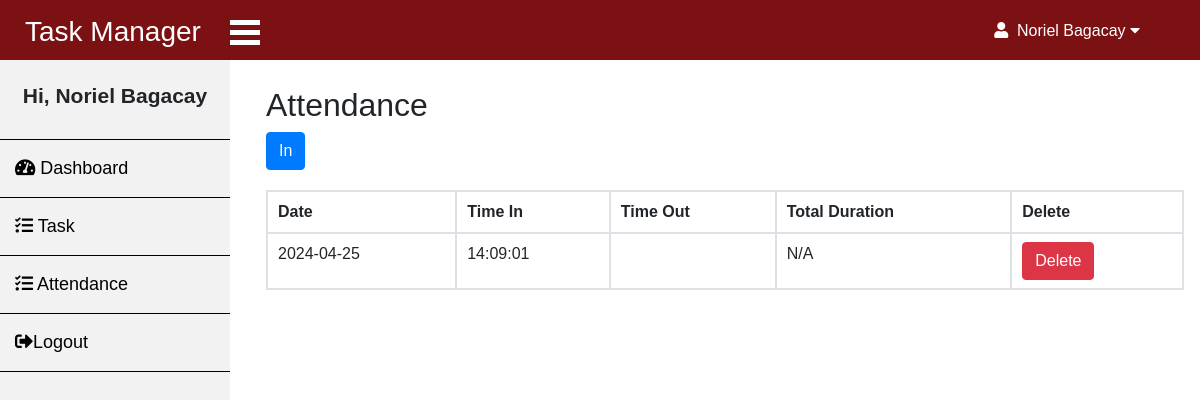
The app's page /page/dashboard.php?pg=attendance (signed in) with its own data.
### tables this page shows
CREATE TABLE `attendance` (
  `id` int(11) NOT NULL,
  `user_id` int(11) NOT NULL,
  `date` date NOT NULL,
  `time_in` time NOT NULL,
  `time_out` time DEFAULT NULL,
  `total_duration` decimal(5,2) DEFAULT NULL
);

### page/attendance/attendance.php (the view, shortened to what this page needs)
<?php
include '../db/connection.php';
$userId = $_SESSION['user_id'];
$currentDate = date('Y-m-d');
$sql = "SELECT * FROM attendance WHERE user_id = $userId AND date = '$currentDate'";
$result = $conn->query($sql);
$clockedIn = ($result->num_rows > 0);
$clockedOut = false;
$user_id = $_SESSION['user_id'];
$sql = "SELECT u.username, a.date, a.time_in, a.time_out, a.total_duration, a.id
        FROM attendance a
        INNER JOIN users u ON a.user_id = u.id
        WHERE u.id = $user_id
        ORDER BY a.date DESC";
$result = $conn->query($sql);
?>
<!DOCTYPE html>
<html lang="en">
<head>
    <link rel="stylesheet" type="text/css" href="https://cdn.datatables.net/1.11.5/css/jquery.dataTables.css">
    <link rel="stylesheet" href="../css/attendance.css">
    <link rel="stylesheet" href="../css/template.css">
</head>
<body>
    <h2>Attendance</h2>
    <div class="attendance-button">
    <form method="post">
    <?php if (!$clockedIn || $clockedOut): ?>
        <button class="btn btn-primary" type="submit">In</button>
    <?php else: ?>
        <input type="hidden" name="action" value="out">
        <button class="btn btn-danger" type="submit">Out</button>
    <?php endif; ?>
    </form>
</div>
<table id="taskTable" class="table table-bordered mt-3">
        <tr>
            <th>Date</th>
            <th>Time In</th>
            <th>Time Out</th>
            <th>Total Duration</th>
            <th>Delete</th>
        </tr>
        <?php
        if ($result->num_rows > 0) {
            while($row = $result->fetch_assoc()) {
                if ($row['time_out'] === null || $row['time_out'] === '') {
                    $totalDuration = "N/A";
                }
                echo "<tr>";
                echo "<td>".$row["date"]."</td>";
                echo "<td>".$row["time_in"]."</td>";
                echo "<td>".$row["time_out"]."</td>";
                echo "<td>".$totalDuration."</td>";
                echo "<td><form method='post'><input type='hidden' name='delete_id' value='".$row["id"]."'><button type='submit' name='delete' class='btn btn-danger'>Delete</button></form></td>";
                echo "</tr>";
            }
        } else {
            echo "<tr><td colspan='5'>No attendance records found</td></tr>";
        }
        ?>
    </table>
</body>
</html>

### css/template.css (style rules this page uses)
body { margin: 0; font-family: Arial, sans-serif; }

### css/attendance.css (style rules this page uses)
.attendance-button { margin-bottom: 20px; }

### records on screen
attendance: date "2024-04-25", time_in "14:09:01", time_out "N/A"

### other values on screen
$full_name "Noriel Bagacay"
